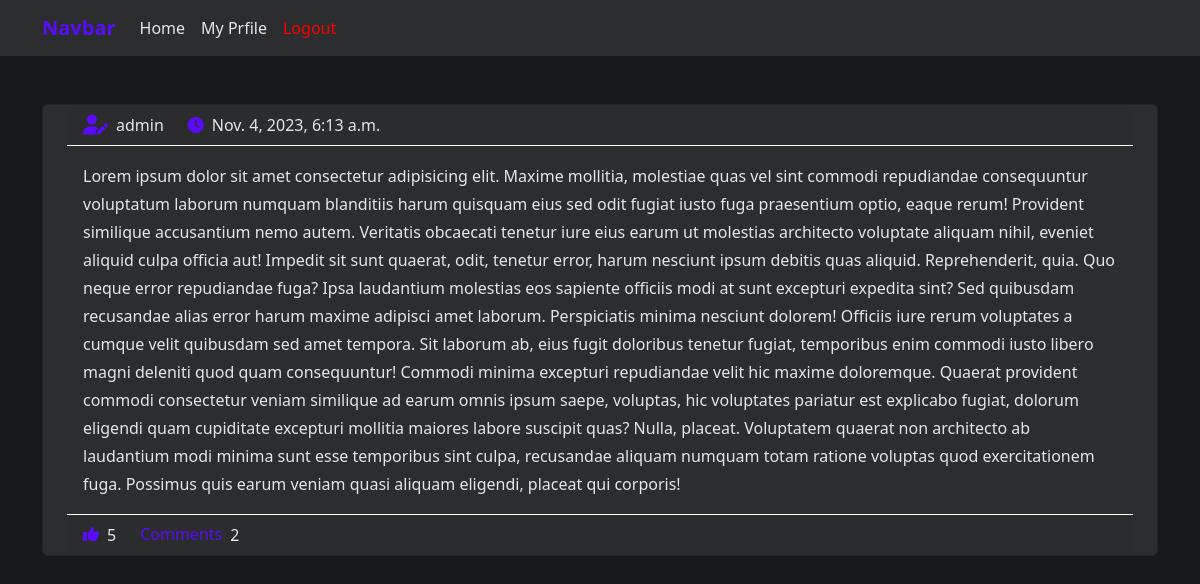
Before: / (signed in) with the older database file.
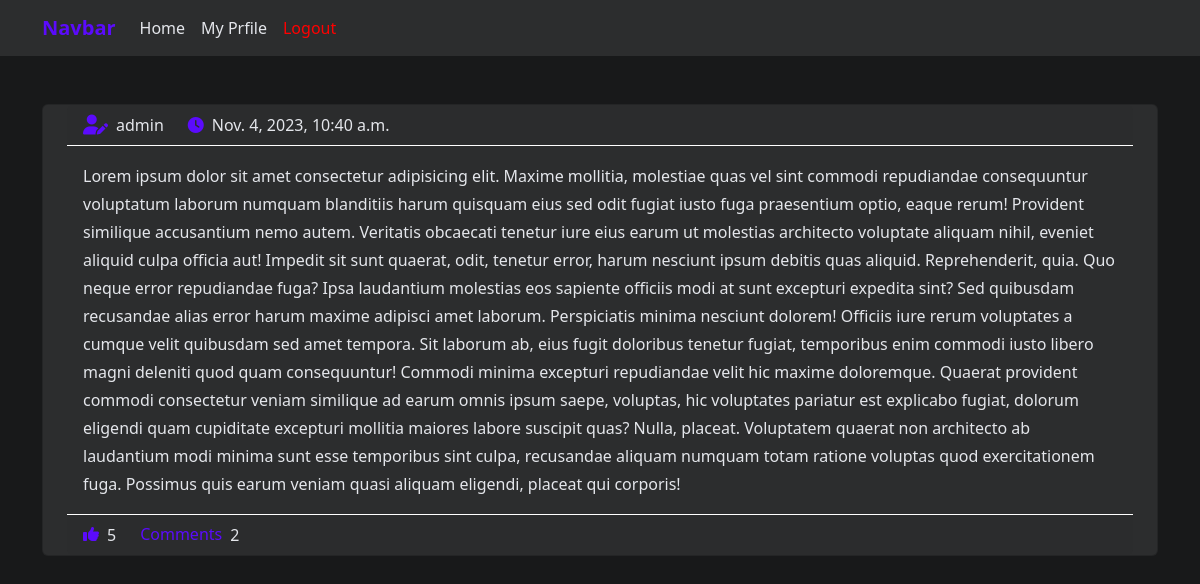
After: the same page with the newer database file.
### app/models.py (models this page shows)
class Post(models.Model):
    content = models.TextField()
    scheduled_time = models.DateTimeField()
    is_published = models.BooleanField(default=False)
    author = models.ForeignKey(User, on_delete=models.CASCADE)

### app/views.py (the view)
# urls.py: path('' , views.index,name='index'),
@csrf_exempt
@login_required(login_url='/authentication/login')
def index(request):
    posts=Post.objects.filter(is_published = True)
    c={'posts':posts}
    return render ( request,'index.html',c)

### app/templates/index.html (shortened to what this page needs)
<!DOCTYPE html>
{% extends 'base.html' %}
{% load static %}
{% block body %}
  <div class='container pb-5'>
    {% for post in posts %}
    <div class='card-container mt-5'>
        <div class="card text-center">
        <div class="card-header">
            <div class='d-flex justify-content-between m-0'>
                <div>
                    <div>
                        <h5 ><i class="fa-solid fa-user-pen "></i></h5>
                        <p>{{post.author}}</p>
                    </div>
                    <div class='published'>
                        <h5 ><i class="fa-solid fa-clock"></i></h5>
                        <p>{{post.scheduled_time}}</p>
                    </div>
                </div>
            </div>
        </div>
        <div class="card-body">
            <p class='m-0'>
                {{post.content}}
            </p>
        </div>
        <div class="card-footer text-body-secondary">
            <div>
                <h5 class='pointer'><i class="fa-solid fa-thumbs-up"></i></h5>
                <p>5</p>
            </div>
            <div>
                <h5 class='pointer'>Comments</h5>
                <p>2</p>
            </div>
        </div>
        </div>
    </div>
    {% endfor %}
  </div>
{% endblock body %}

Changed rows visible on the page:
changed Post "admin": scheduled_time "Nov. 4, 2023, 6:13 a.m." → "Nov. 4, 2023, 10:40 a.m."
